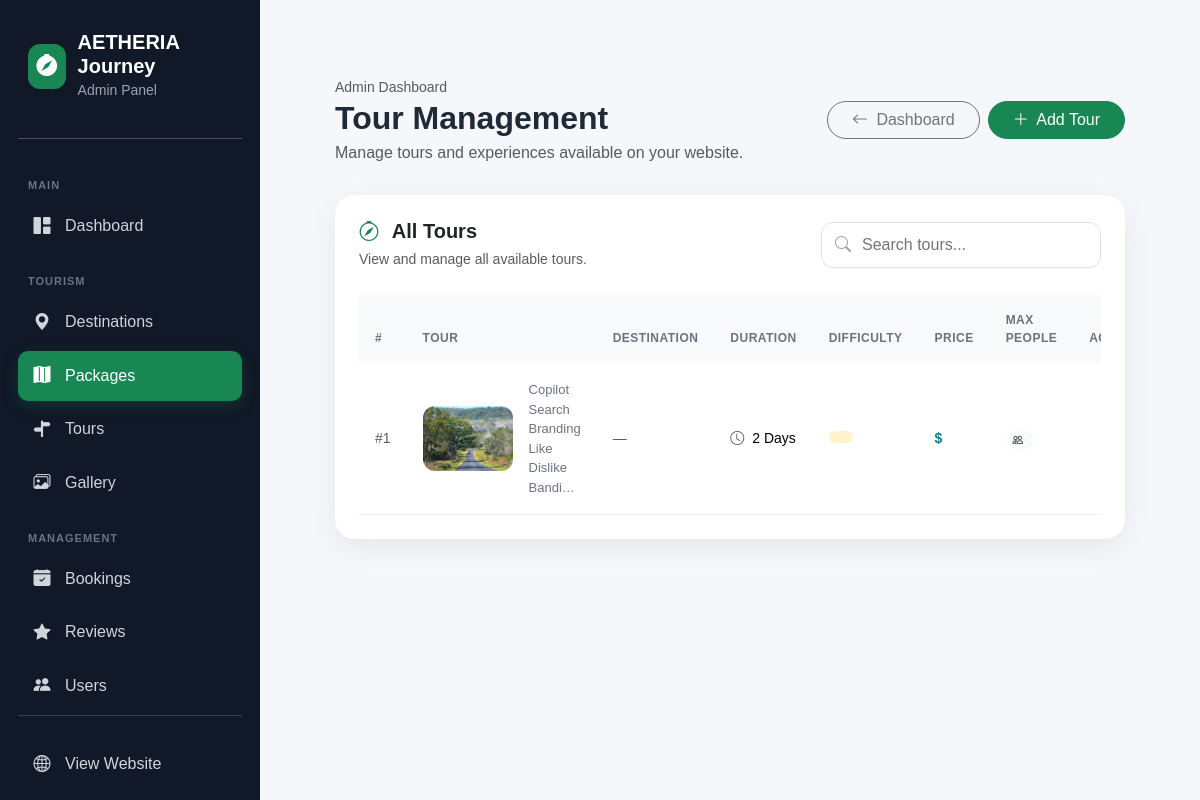
Screenshot of /adminpage/tour_list/ (signed in) with the database file from the repository.
### adminpage/models.py (models this page shows, shortened)
class Tour(models.Model):
    name = models.CharField(max_length=100)
    start_date = models.DateField()
    duration = models.CharField(max_length=50, blank=True, null=True)
    package = models.ForeignKey(Package, on_delete=models.CASCADE, null=True,blank=True)
    image = models.FileField(upload_to="tours/", blank=True, null=True)
    description = models.TextField(blank=True, null=True)
    bookings = models.ManyToManyField(Booking, related_name="tours")
    created_at = models.DateTimeField(auto_now_add=True, blank=True, null=True)
    updated_at = models.DateTimeField(auto_now=True)

### adminpage/views.py (the view)
# urls.py: path('tour_list/', tour_list, name='tour_list'),
@staff_member_required(login_url="/adminpage/login/")
def tour_list(request):
    tours = Tour.objects.all()
    context = {
        "tours": tours
    }
    return render(
        request,
        "adminpage/tour_list.html",
        context
    )

### adminpage/templates/adminpage/tour_list.html (shortened to what this page needs)
{% extends "adminpage/base.html" %}
{% block content %}
<div class="main-content">
    <div class="page-header">
        <div class="d-flex justify-content-between align-items-center">
            <div>
                <span class="text-muted small">
                    Admin Dashboard
                </span>
                <h2 class="mb-1">
                    Tour Management
                </h2>
                <p class="text-muted mb-0">
                    Manage tours and experiences available on your website.
                </p>
            </div>
            <div class="d-flex gap-2">
                <a
                    href="{% url 'admin_dashboard' %}"
                    class="btn btn-outline-secondary rounded-pill px-4"
                >
                    <i class="bi bi-arrow-left me-1"></i>
                    Dashboard
                </a>
                <a
                    href="{% url 'tour_create' %}"
                    class="btn btn-success rounded-pill px-4"
                >
                    <i class="bi bi-plus-lg me-1"></i>
                    Add Tour
                </a>
            </div>
        </div>
    </div>
    <div class="card tour-card">
        <div class="card-body p-4">
            <div
                class="d-flex justify-content-between align-items-center mb-4 flex-wrap gap-3"
            >
                <div>
                    <h5 class="fw-bold mb-1">
                        <i class="bi bi-compass me-2 text-success"></i>
                        All Tours
                    </h5>
                    <small class="text-muted">
                        View and manage all available tours.
                    </small>
                </div>
                <div class="search-box">
                    <i class="bi bi-search"></i>
                    <input
                        type="text"
                        id="tourSearch"
                        placeholder="Search tours..."
                    >
                </div>
            </div>
            <div class="table-responsive">
                <table
                    class="table"
                    id="tourTable"
                >
                    <thead>
                        <tr>
                            <th>#</th>
                            <th>Tour</th>
                            <th>Destination</th>
                            <th>Duration</th>
                            <th>Difficulty</th>
                            <th>Price</th>
                            <th>Max People</th>
                            <th class="text-end">
                                Actions
                            </th>
                        </tr>
                    </thead>
                    <tbody>
                        {% for tour in tours %}
                        <tr>
                            <td>
                                <span class="text-muted">
                                    #{{ tour.id }}
                                </span>
                            </td>
                            <td>
                                <div class="d-flex align-items-center gap-3">
                                    {% if tour.image %}
                                        <img
                                            src="{{ tour.image.url}}"
                                            alt="{{ tour.title }}"
                                            class="tour-image"
                                        >
                                    {% else %}
                                        <div class="no-image">
                                            <i class="bi bi-image"></i>
                                        </div>
                                    {% endif %}
                                    <div>
                                        <div class="tour-description">
                                            {{ tour.description|truncatechars:50 }}
                                        </div>
                                    </div>
                                </div>
                            </td>
                            <td>
                                {% if tour.destination %}
                                    <span class="destination-badge">
                                        <i class="bi bi-geo-alt"></i>
                                        {{ tour.destination.name }}
                                    </span>
                                {% else %}
                                    <span class="text-muted">
                                        —
                                    </span>
                                {% endif %}
                            </td>
                            <td>
                                <i class="bi bi-clock me-1 text-muted"></i>
                                {{ tour.duration }}
                            </td>
                            <td>
                                {% if tour.difficulty|lower == "easy" %}
                                    <span class="difficulty difficulty-easy">
                                        Easy
                                    </span>
                                {% elif tour.difficulty|lower == "moderate" %}
                                    <span class="difficulty difficulty-moderate">
                                        Moderate
                                    </span>
                                {% elif tour.difficulty|lower == "hard" %}
                                    <span class="difficulty difficulty-hard">
                                        Hard
                                    </span>
                                {% else %}
                                    <span class="difficulty difficulty-moderate">
                                    </span>
                                {% endif %}
                            </td>
                            <td>
                                <span class="price">
                                    ${{ tour.price }}
                                </span>
                            </td>
                            <td>
                                <span class="badge rounded-pill text-bg-light">
                                    <i class="bi bi-people me-1"></i>
                                </span>
                            </td>
                            <td class="text-end">
                            </td>
                        </tr>
                        {% endfor %}
                    </tbody>
                </table>
            </div>
        </div>
    </div>
</div>
{% endblock %}

### adminpage/templates/adminpage/base.html (style rules this page uses)
body { margin: 0; background: #f5f7fa; font-family: Arial, sans-serif; }

### adminpage/templates/adminpage/tour_list.html (style rules this page uses)
body { background: #f5f7fa; font-family: Arial, sans-serif; }
.main-content { padding: 35px; }
.page-header { margin-bottom: 30px; }
.page-header h2 { font-weight: 800; color: #1f2937; }
.tour-card { border: none; border-radius: 20px; box-shadow: 0 8px 30px rgba(0, 0, 0, .07); overflow: hidden; }
.tour-image { width: 90px; height: 65px; object-fit: cover; border-radius: 12px; background: #e9ecef; }
.table { vertical-align: middle; margin-bottom: 0; }
.table thead th { background: #f8f9fa; border: none; padding: 16px; font-size: 12px; font-weight: 700; color: #6b7280; text-transform: uppercase; letter-spacing: .04em; }
.table tbody td { padding: 17px 16px; border-color: #f0f0f0; font-size: 14px; }
.table tbody tr { transition: .2s ease; }
.tour-description { font-size: 13px; color: #6b7280; }
.difficulty { display: inline-block; padding: 6px 12px; border-radius: 50px; font-size: 12px; font-weight: 700; }
.difficulty-moderate { background: #fff3cd; color: #856404; }
.price { font-weight: 800; color: #087f8c; white-space: nowrap; }
.search-box { position: relative; width: 280px; }
.search-box i { position: absolute; left: 14px; top: 50%; transform: translateY(-50%); color: #9ca3af; }
.search-box input { width: 100%; border: 1px solid #dee2e6; border-radius: 12px; padding: 10px 15px 10px 40px; outline: none; }

### rows the page displays
Tour: id "1", image (picture), description "Copilot Search Branding Like Dislike Bandi…", duration "2 Days"
